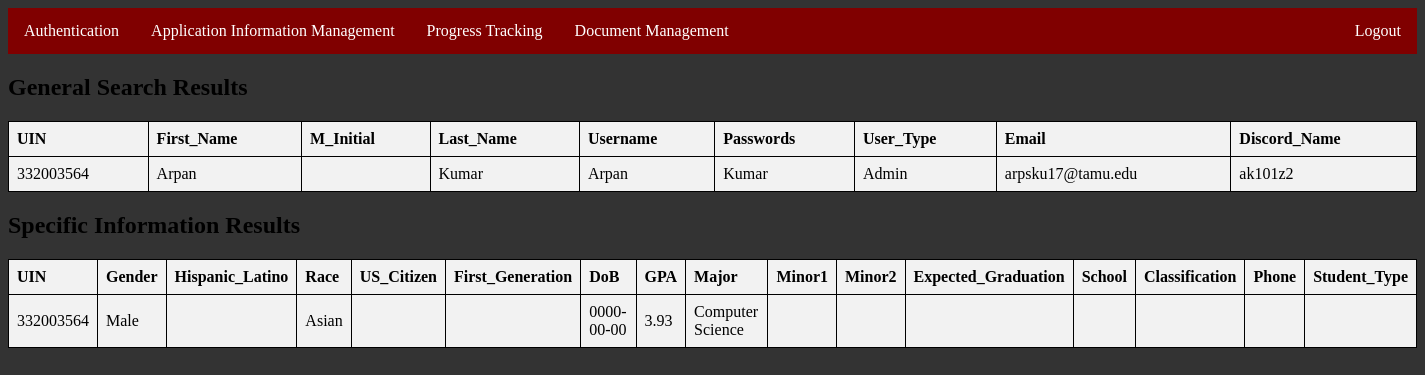
Page /students/authentication/authViewSearchResults.php?UIN=332003564 on the committed database.
### tables this page shows
CREATE TABLE Users (
    UIN INT PRIMARY KEY,
    First_Name VARCHAR(255),
    M_Initial CHAR(1),
    Last_Name VARCHAR(255),
    Username VARCHAR(255),
    Passwords VARCHAR(255),
    User_Type VARCHAR(255),
    Email VARCHAR(255),
    Discord_Name VARCHAR(255)
);

CREATE TABLE College_Student (
    UIN INT PRIMARY KEY,
    Gender VARCHAR(255),
    Hispanic_Latino BINARY,
    Race VARCHAR(255),
    US_Citizen BINARY,
    First_Generation BINARY,
    DoB DATE,
    GPA FLOAT,
    Major VARCHAR(255),
    Minor1 VARCHAR(255),
    Minor2 VARCHAR(255),
    Expected_Graduation SMALLINT,
    School VARCHAR(255),
    Classification VARCHAR(255),
    Phone INT,
    Student_Type VARCHAR(255),
    FOREIGN KEY (UIN) REFERENCES Users(UIN)
);

### students/authentication/authViewSearchResults.php (the view, shortened to what this page needs)
<?php
  $UIN = isset($_GET['UIN']) ? $_GET['UIN'] : '';
?>
<html>
  <body>
    <head>
      <link rel="stylesheet" href="authViewSearchResults.css">
    </head>
    <ul>
      <li><a href="authentication.php?UIN=<?php echo $UIN; ?>">Authentication</a></li>
      <li><a href="../programmanagement/programmanagement.php?UIN=<?php echo $UIN; ?>">Application Information Management</a></li>
      <li><a href="../progresstracking/progresstracking.php?UIN=<?php echo $UIN; ?>">Progress Tracking</a></li>
      <li><a href="../document.php?UIN=<?php echo $UIN; ?>">Document Management</a></li>
      <li style="float:right"><a href="../../login.php">Logout</a></li>
    </ul>
<?php
    $servername = "localhost";
    $username = "user";
    $password = "pass1";
    $dbname = "csce310project";
    $conn = new mysqli($servername, $username, $password, $dbname);
    $UIN = isset($_GET['UIN']) ? $_GET['UIN'] : '';
    $sql = "SELECT * FROM `users` WHERE UIN = $UIN";
    $result = $conn->query($sql);
    if ($result->num_rows > 0) {
        while($row = $result->fetch_assoc()) {
            $rows[] = $row;
        }
      } else {
        header("Location: authentication.php?UIN=$UIN");
        exit;
      }
?>
    <h2>General Search Results</h2>
    <table>
        <tr>
            <?php
            foreach ($rows[0] as $key => $value) {
                echo "<th>$key</th>";
            }
            ?>
        </tr>
        <?php
        foreach ($rows as $row) {
            echo "<tr>";
            foreach ($row as $value) {
                echo "<td>$value</td>";
            }
            echo "</tr>";
        }
        ?>
    </table>
    <?php
        $sql = "SELECT * FROM `college_student` WHERE UIN = $UIN";
		$result = $conn->query($sql);
		if ($result->num_rows > 0) {
			while($row = $result->fetch_assoc()) {
				$rows2[] = $row;
			}
		  } else {
			exit;
		  }
    ?>
<h2>Specific Information Results</h2>
    <table>
        <tr>
            <?php
            foreach ($rows2[0] as $key => $value) {
                echo "<th>$key</th>";
            }
            ?>
        </tr>
        <?php
        foreach ($rows2 as $row) {
            echo "<tr>";
            foreach ($row as $value) {
                echo "<td>$value</td>";
            }
            echo "</tr>";
        }
        ?>
    </table>
</body>
</html>

### students/authentication/authViewSearchResults.css (style rules this page uses)
table { border-collapse: collapse; width: 100%; }
th, td { border: 1px solid black; text-align: left; padding: 8px; background-color: #f2f2f2; }
ul { list-style-type: none; margin: 0; padding: 0; overflow: hidden; background-color: maroon; }
li { float: left; }
li a { display: block; color: white; text-align: center; padding: 14px 16px; text-decoration: none; }
body { background-color: #333; }

### rows in the picture
users: UIN "332003564", value "Arpan", value "Kumar", User_Type "Admin", Email "arpsku17@tamu.edu", Discord_Name "ak101z2"
college_student: UIN "332003564", Gender "Male", Race "Asian", DoB "0000-00-00", GPA "3.93", Major "Computer Science"

### other values in the picture
$key "UIN"
$key "First_Name"
$key "M_Initial"
$key "Last_Name"
$key "Username"
$key "Passwords"
$key "User_Type"
$key "Email"
$key "Discord_Name"
$key "Gender"
$key "Hispanic_Latino"
$key "Race"
$key "US_Citizen"
$key "First_Generation"
$key "DoB"
